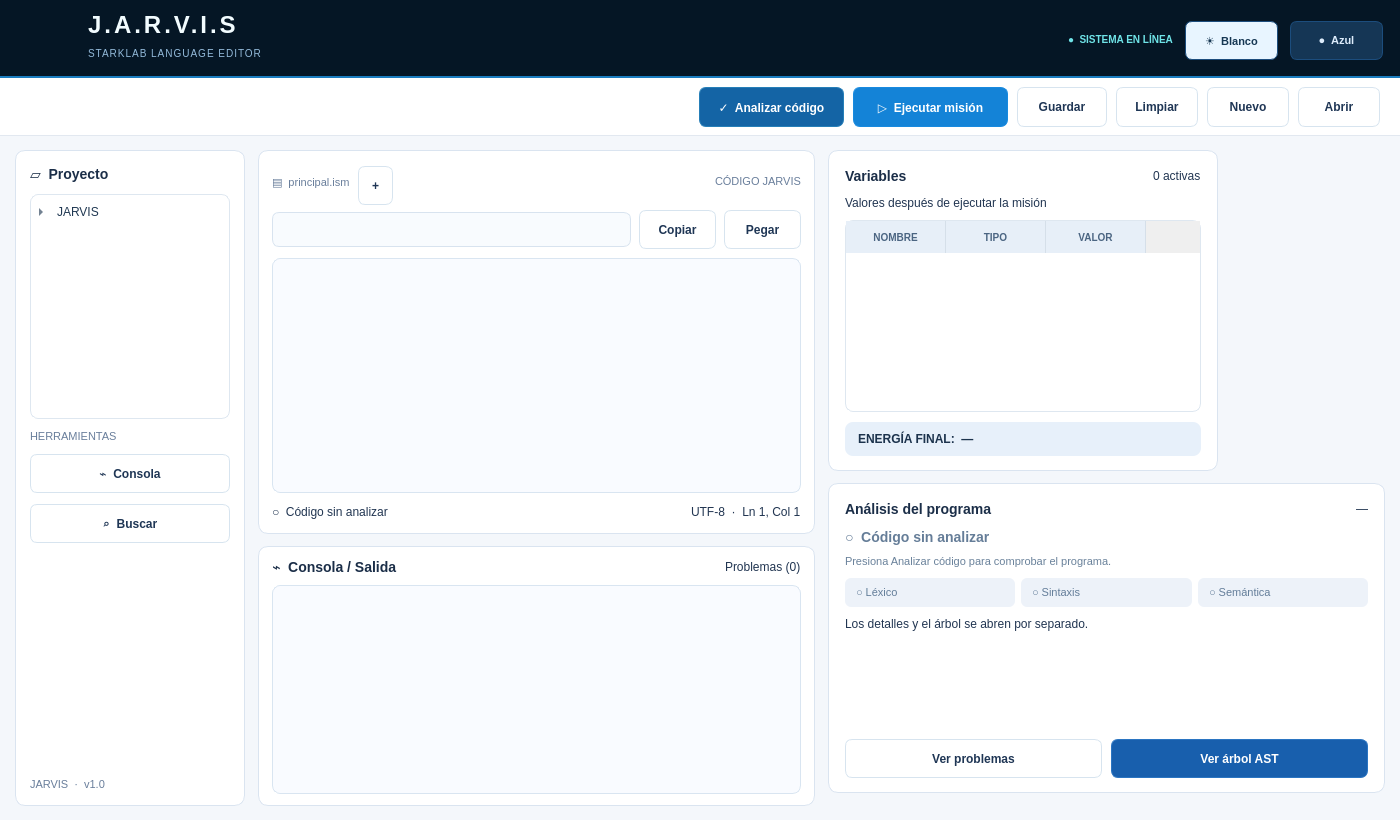
<?xml version="1.0" encoding="UTF-8"?>
<ui version="4.0">
 <class>StarkLabWindow</class>
 <widget class="QMainWindow" name="StarkLabWindow">
  <property name="geometry">
   <rect>
    <x>0</x>
    <y>0</y>
    <width>1400</width>
    <height>820</height>
   </rect>
  </property>
  <property name="minimumSize">
   <size>
    <width>1080</width>
    <height>680</height>
   </size>
  </property>
  <property name="windowTitle">
   <string>J.A.R.V.I.S | StarkLab Editor · Vista blanca (Qt Designer)</string>
  </property>
  <property name="styleSheet">
   <string notr="true">
QMainWindow, QWidget#centralwidget { background-color:#F4F7FB; color:#233653; font-family:&quot;Segoe UI&quot;; }
QFrame#headerHUD {background-color:#051625; border-bottom:2px solid #1B7DBF;}
QLabel#lblTitulo {font-size:24px; font-weight:800; letter-spacing:3px; color:#F2FCFF; background:transparent;}
QLabel#lblSubtitulo {font-size:10px; letter-spacing:1px; color:#93BADA; background:transparent;}
QLabel#lblSistema {font-size:10px; font-weight:600; color:#6FE4E8; background:transparent;}
QLabel#lblReactor {background:transparent; border:0;}
QFrame#barraAcciones {background:#FFFFFF; border-bottom:1px solid #E2E8F0;}
QFrame#panelProyecto, QFrame#panelEditor, QFrame#panelConsola, QFrame#panelVariables, QFrame#panelAnalisis {background:#FFFFFF; border:1px solid #DAE4F0; border-radius:10px;}
QLabel {color:#213551; background:transparent; font-size:12px;}
QLabel#lblProyecto, QLabel#lblVariables, QLabel#lblAnalisis, QLabel#lblConsola, QLabel#lblCodigo {font-size:14px; font-weight:700; color:#1B2E48;}
QLabel#lblSeccion, QLabel#lblPestana, QLabel#lblInfoCodigo, QLabel#lblVersion {color:#697E9B; font-size:11px;}
QLabel#lblEstadoAnalisis {color:#657D98; font-size:14px; font-weight:700;}
QLabel#lblAnalisisDetalle {color:#69819A; font-size:11px;}
QLabel#lblEnergiaFinal {background:#E7F0FA; border-radius:8px; color:#1C334D; padding:10px; font-weight:bold;}
QLabel#lblLexico, QLabel#lblSintactico, QLabel#lblSemantico {background:#EDF2F9; border-radius:6px; padding:8px; font-size:11px; color:#637D99;}
QPushButton {background:#FFFFFF; color:#1F3655; border:1px solid #D7E4EF; border-radius:7px; font-weight:600; padding:7px 10px; min-height:23px;}
QPushButton:hover {background:#E5F1FC; border:1px solid #7EB7E6;}
QPushButton:pressed {background:#CCE4F5;}
QPushButton#btnEjecutar {background:#1483D7; border-color:#188ADF; color:white;}
QPushButton#btnAnalizar {background:#1464A5; border-color:#267FB8; color:white;}
QPushButton#btnAST {background:#185FAD; border-color:#2B75C2; color:white;}
QPushButton#btnBlanco, QPushButton#btnAzul {min-width:71px; font-size:11px;}
QPushButton#btnBlanco {background:#D6EAF8; border-color:#D6EAF8; color:#113456;}
QFrame#headerHUD QPushButton#btnBlanco, QFrame#headerHUD QPushButton#btnAzul {color:#DDECFB; background:#153655; border-color:#1C4D7D;}
QFrame#headerHUD QPushButton#btnBlanco {background:#E8F5FF; color:#163753;}
QPlainTextEdit {background:#F9FBFF; color:#19324F; border:1px solid #D9E5F1; border-radius:8px; padding:9px; font-family:Consolas; font-size:13px; selection-background-color:#C6E3FB;}
QPlainTextEdit:focus {border:1px solid #4097DA;}
QLineEdit {background:#F8FBFE; color:#1D344E; border:1px solid #D8E3EF; border-radius:7px; padding:7px 10px; min-height:19px;}
QTableWidget, QTreeWidget {background:#FFFFFF; color:#203852; border:1px solid #DEE7F0; border-radius:8px; gridline-color:#E4EAF2; alternate-background-color:#F4F8FD;}
QTableWidget::item {padding:6px;}
QTreeWidget::item {min-height:28px; padding:3px; border-radius:5px;}
QTreeWidget::item:selected {background:#DDECFB; color:#14599B;}
QHeaderView::section {background:#E7EFF8; color:#4B6582; border:0; border-right:1px solid #D5DFE9; padding:7px; font-size:10px; font-weight:700;}
QScrollBar:vertical, QScrollBar:horizontal {background:#EFF5FB; width:11px; height:11px; border:0;}
QScrollBar::handle:vertical, QScrollBar::handle:horizontal {background:#B8CCD9; border-radius:5px; min-height:24px; min-width:24px;}
</string>
  </property>
  <widget class="QWidget" name="centralwidget">
   <layout class="QVBoxLayout" name="verticalLayout_main">
    <property name="spacing">
     <number>0</number>
    </property>
    <property name="leftMargin">
     <number>0</number>
    </property>
    <property name="topMargin">
     <number>0</number>
    </property>
    <property name="rightMargin">
     <number>0</number>
    </property>
    <property name="bottomMargin">
     <number>0</number>
    </property>
    <item>
     <widget class="QFrame" name="headerHUD">
      <property name="minimumSize">
       <size>
        <width>0</width>
        <height>78</height>
       </size>
      </property>
      <property name="maximumSize">
       <size>
        <width>16777215</width>
        <height>78</height>
       </size>
      </property>
      <layout class="QHBoxLayout" name="headerHUDLayout">
       <property name="spacing">
        <number>12</number>
       </property>
       <property name="leftMargin">
        <number>18</number>
       </property>
       <property name="topMargin">
        <number>7</number>
       </property>
       <property name="rightMargin">
        <number>17</number>
       </property>
       <property name="bottomMargin">
        <number>7</number>
       </property>
       <item>
        <widget class="QLabel" name="lblReactor">
         <property name="minimumSize">
          <size>
           <width>58</width>
           <height>58</height>
          </size>
         </property>
         <property name="maximumSize">
          <size>
           <width>58</width>
           <height>58</height>
          </size>
         </property>
         <property name="text">
          <string/>
         </property>
         <property name="pixmap">
          <pixmap>assets/arc_reactor.png</pixmap>
         </property>
         <property name="scaledContents">
          <bool>true</bool>
         </property>
         <property name="alignment">
          <set>Qt::AlignmentFlag::AlignCenter</set>
         </property>
        </widget>
       </item>
       <item>
        <layout class="QVBoxLayout" name="brandLayout">
         <property name="spacing">
          <number>0</number>
         </property>
         <property name="leftMargin">
          <number>0</number>
         </property>
         <property name="topMargin">
          <number>4</number>
         </property>
         <property name="rightMargin">
          <number>0</number>
         </property>
         <property name="bottomMargin">
          <number>4</number>
         </property>
         <item>
          <widget class="QLabel" name="lblTitulo">
           <property name="text">
            <string>J.A.R.V.I.S</string>
           </property>
          </widget>
         </item>
         <item>
          <widget class="QLabel" name="lblSubtitulo">
           <property name="text">
            <string>STARKLAB LANGUAGE EDITOR</string>
           </property>
          </widget>
         </item>
        </layout>
       </item>
       <item>
        <spacer name="espacioHUD">
         <property name="orientation">
          <enum>Qt::Orientation::Horizontal</enum>
         </property>
         <property name="sizeHint" stdset="0">
          <size>
           <width>20</width>
           <height>20</height>
          </size>
         </property>
        </spacer>
       </item>
       <item>
        <widget class="QLabel" name="lblSistema">
         <property name="text">
          <string>●  SISTEMA EN LÍNEA</string>
         </property>
        </widget>
       </item>
       <item>
        <widget class="QPushButton" name="btnBlanco">
         <property name="minimumSize">
          <size>
           <width>93</width>
           <height>39</height>
          </size>
         </property>
         <property name="maximumSize">
          <size>
           <width>100</width>
           <height>36</height>
          </size>
         </property>
         <property name="toolTip">
          <string>Cambiar al tema claro</string>
         </property>
         <property name="text">
          <string>☀  Blanco</string>
         </property>
        </widget>
       </item>
       <item>
        <widget class="QPushButton" name="btnAzul">
         <property name="minimumSize">
          <size>
           <width>93</width>
           <height>39</height>
          </size>
         </property>
         <property name="maximumSize">
          <size>
           <width>100</width>
           <height>36</height>
          </size>
         </property>
         <property name="toolTip">
          <string>Cambiar al tema azul</string>
         </property>
         <property name="text">
          <string>●  Azul</string>
         </property>
        </widget>
       </item>
      </layout>
     </widget>
    </item>
    <item>
     <widget class="QFrame" name="barraAcciones">
      <property name="minimumSize">
       <size>
        <width>0</width>
        <height>58</height>
       </size>
      </property>
      <property name="maximumSize">
       <size>
        <width>16777215</width>
        <height>58</height>
       </size>
      </property>
      <layout class="QHBoxLayout" name="layoutAcciones">
       <property name="spacing">
        <number>9</number>
       </property>
       <property name="leftMargin">
        <number>20</number>
       </property>
       <property name="topMargin">
        <number>7</number>
       </property>
       <property name="rightMargin">
        <number>20</number>
       </property>
       <property name="bottomMargin">
        <number>7</number>
       </property>
       <item>
        <spacer name="espacioAcciones">
         <property name="orientation">
          <enum>Qt::Orientation::Horizontal</enum>
         </property>
         <property name="sizeHint" stdset="0">
          <size>
           <width>20</width>
           <height>20</height>
          </size>
         </property>
        </spacer>
       </item>
       <item>
        <widget class="QPushButton" name="btnAnalizar">
         <property name="minimumSize">
          <size>
           <width>145</width>
           <height>39</height>
          </size>
         </property>
         <property name="maximumSize">
          <size>
           <width>170</width>
           <height>40</height>
          </size>
         </property>
         <property name="text">
          <string>✓  Analizar código</string>
         </property>
        </widget>
       </item>
       <item>
        <widget class="QPushButton" name="btnEjecutar">
         <property name="minimumSize">
          <size>
           <width>155</width>
           <height>39</height>
          </size>
         </property>
         <property name="maximumSize">
          <size>
           <width>180</width>
           <height>40</height>
          </size>
         </property>
         <property name="text">
          <string>▷  Ejecutar misión</string>
         </property>
        </widget>
       </item>
       <item>
        <widget class="QPushButton" name="btnGuardar">
         <property name="minimumSize">
          <size>
           <width>90</width>
           <height>39</height>
          </size>
         </property>
         <property name="maximumSize">
          <size>
           <width>160</width>
           <height>40</height>
          </size>
         </property>
         <property name="text">
          <string>Guardar</string>
         </property>
        </widget>
       </item>
       <item>
        <widget class="QPushButton" name="btnLimpiar">
         <property name="minimumSize">
          <size>
           <width>82</width>
           <height>39</height>
          </size>
         </property>
         <property name="maximumSize">
          <size>
           <width>160</width>
           <height>40</height>
          </size>
         </property>
         <property name="text">
          <string>Limpiar</string>
         </property>
        </widget>
       </item>
       <item>
        <widget class="QPushButton" name="btnNuevo">
         <property name="minimumSize">
          <size>
           <width>82</width>
           <height>39</height>
          </size>
         </property>
         <property name="maximumSize">
          <size>
           <width>160</width>
           <height>40</height>
          </size>
         </property>
         <property name="text">
          <string>Nuevo</string>
         </property>
        </widget>
       </item>
       <item>
        <widget class="QPushButton" name="btnAbrir">
         <property name="minimumSize">
          <size>
           <width>82</width>
           <height>39</height>
          </size>
         </property>
         <property name="maximumSize">
          <size>
           <width>160</width>
           <height>40</height>
          </size>
         </property>
         <property name="text">
          <string>Abrir</string>
         </property>
        </widget>
       </item>
      </layout>
     </widget>
    </item>
    <item>
     <widget class="QFrame" name="frameWorkspace">
      <property name="frameShape">
       <enum>QFrame::Shape::NoFrame</enum>
      </property>
      <layout class="QHBoxLayout" name="contentLayout">
       <property name="spacing">
        <number>13</number>
       </property>
       <property name="leftMargin">
        <number>15</number>
       </property>
       <property name="topMargin">
        <number>14</number>
       </property>
       <property name="rightMargin">
        <number>15</number>
       </property>
       <property name="bottomMargin">
        <number>14</number>
       </property>
       <item>
        <widget class="QFrame" name="panelProyecto">
         <property name="minimumSize">
          <size>
           <width>192</width>
           <height>0</height>
          </size>
         </property>
         <property name="maximumSize">
          <size>
           <width>230</width>
           <height>16777215</height>
          </size>
         </property>
         <layout class="QVBoxLayout" name="layoutProyecto">
          <property name="spacing">
           <number>11</number>
          </property>
          <property name="leftMargin">
           <number>14</number>
          </property>
          <property name="topMargin">
           <number>15</number>
          </property>
          <property name="rightMargin">
           <number>14</number>
          </property>
          <property name="bottomMargin">
           <number>14</number>
          </property>
          <item>
           <widget class="QLabel" name="lblProyecto">
            <property name="text">
             <string>▱  Proyecto</string>
            </property>
           </widget>
          </item>
          <item>
           <widget class="QTreeWidget" name="treeProyecto">
            <property name="rootIsDecorated">
             <bool>true</bool>
            </property>
            <property name="headerHidden">
             <bool>true</bool>
            </property>
            <column>
             <property name="text">
              <string>Proyecto</string>
             </property>
            </column>
            <item>
             <property name="text">
              <string>JARVIS</string>
             </property>
             <item>
              <property name="text">
               <string>src</string>
              </property>
              <item>
               <property name="text">
                <string>principal.ism</string>
               </property>
              </item>
              <item>
               <property name="text">
                <string>lexer.py</string>
               </property>
              </item>
              <item>
               <property name="text">
                <string>parser.py</string>
               </property>
              </item>
              <item>
               <property name="text">
                <string>asemantico.py</string>
               </property>
              </item>
              <item>
               <property name="text">
                <string>ejecutor.py</string>
               </property>
              </item>
              <item>
               <property name="text">
                <string>arbolst.py</string>
               </property>
              </item>
             </item>
            </item>
           </widget>
          </item>
          <item>
           <widget class="QLabel" name="lblSeccion">
            <property name="text">
             <string>HERRAMIENTAS</string>
            </property>
           </widget>
          </item>
          <item>
           <widget class="QPushButton" name="btnConsola">
            <property name="text">
             <string>⌁  Consola</string>
            </property>
           </widget>
          </item>
          <item>
           <widget class="QPushButton" name="btnBuscarPanel">
            <property name="cursor">
             <cursorShape>ArrowCursor</cursorShape>
            </property>
            <property name="text">
             <string>⌕  Buscar</string>
            </property>
           </widget>
          </item>
          <item>
           <spacer name="espacioProyecto">
            <property name="orientation">
             <enum>Qt::Orientation::Vertical</enum>
            </property>
            <property name="sizeHint" stdset="0">
             <size>
              <width>20</width>
              <height>20</height>
             </size>
            </property>
           </spacer>
          </item>
          <item>
           <widget class="QLabel" name="lblVersion">
            <property name="text">
             <string>JARVIS  ·  v1.0</string>
            </property>
           </widget>
          </item>
         </layout>
        </widget>
       </item>
       <item>
        <layout class="QVBoxLayout" name="leftLayout">
         <property name="spacing">
          <number>12</number>
         </property>
         <item>
          <widget class="QFrame" name="panelEditor">
           <property name="minimumSize">
            <size>
             <width>390</width>
             <height>330</height>
            </size>
           </property>
           <layout class="QVBoxLayout" name="layoutEditor">
            <property name="spacing">
             <number>9</number>
            </property>
            <property name="leftMargin">
             <number>13</number>
            </property>
            <property name="topMargin">
             <number>11</number>
            </property>
            <property name="rightMargin">
             <number>13</number>
            </property>
            <property name="bottomMargin">
             <number>11</number>
            </property>
            <item>
             <layout class="QHBoxLayout" name="layoutPestanas">
              <property name="spacing">
               <number>8</number>
              </property>
              <item>
               <widget class="QLabel" name="lblPestana">
                <property name="text">
                 <string>▤  principal.ism</string>
                </property>
               </widget>
              </item>
              <item>
               <widget class="QPushButton" name="btnNuevaPestana">
                <property name="minimumSize">
                 <size>
                  <width>35</width>
                  <height>39</height>
                 </size>
                </property>
                <property name="maximumSize">
                 <size>
                  <width>35</width>
                  <height>30</height>
                 </size>
                </property>
                <property name="text">
                 <string>+</string>
                </property>
               </widget>
              </item>
              <item>
               <spacer name="espacioPestana">
                <property name="orientation">
                 <enum>Qt::Orientation::Horizontal</enum>
                </property>
                <property name="sizeHint" stdset="0">
                 <size>
                  <width>20</width>
                  <height>20</height>
                 </size>
                </property>
               </spacer>
              </item>
              <item>
               <widget class="QLabel" name="lblInfoCodigo">
                <property name="text">
                 <string>CÓDIGO JARVIS</string>
                </property>
               </widget>
              </item>
             </layout>
            </item>
            <item>
             <layout class="QHBoxLayout" name="layoutBuscar">
              <property name="spacing">
               <number>8</number>
              </property>
              <item>
               <widget class="QLineEdit" name="txtBuscar">
                <property name="toolTip">
                 <string>Buscar texto en código (Ctrl+F)</string>
                </property>
               </widget>
              </item>
              <item>
               <widget class="QPushButton" name="btnCopiar">
                <property name="minimumSize">
                 <size>
                  <width>77</width>
                  <height>39</height>
                 </size>
                </property>
                <property name="maximumSize">
                 <size>
                  <width>90</width>
                  <height>38</height>
                 </size>
                </property>
                <property name="text">
                 <string>Copiar</string>
                </property>
               </widget>
              </item>
              <item>
               <widget class="QPushButton" name="btnPegar">
                <property name="minimumSize">
                 <size>
                  <width>77</width>
                  <height>39</height>
                 </size>
                </property>
                <property name="maximumSize">
                 <size>
                  <width>90</width>
                  <height>38</height>
                 </size>
                </property>
                <property name="text">
                 <string>Pegar</string>
                </property>
               </widget>
              </item>
             </layout>
            </item>
            <item>
             <widget class="QPlainTextEdit" name="txtCodigo">
              <property name="minimumSize">
               <size>
                <width>0</width>
                <height>235</height>
               </size>
              </property>
              <property name="tabChangesFocus">
               <bool>false</bool>
              </property>
             </widget>
            </item>
            <item>
             <layout class="QHBoxLayout" name="layoutPieEditor">
              <property name="spacing">
               <number>7</number>
              </property>
              <item>
               <widget class="QLabel" name="lblLineaEstado">
                <property name="text">
                 <string>○  Código sin analizar</string>
                </property>
               </widget>
              </item>
              <item>
               <spacer name="espacioEditor">
                <property name="orientation">
                 <enum>Qt::Orientation::Horizontal</enum>
                </property>
                <property name="sizeHint" stdset="0">
                 <size>
                  <width>20</width>
                  <height>20</height>
                 </size>
                </property>
               </spacer>
              </item>
              <item>
               <widget class="QLabel" name="lblPosicion">
                <property name="text">
                 <string>UTF-8  ·  Ln 1, Col 1</string>
                </property>
               </widget>
              </item>
             </layout>
            </item>
           </layout>
          </widget>
         </item>
         <item>
          <widget class="QFrame" name="panelConsola">
           <property name="minimumSize">
            <size>
             <width>0</width>
             <height>168</height>
            </size>
           </property>
           <property name="maximumSize">
            <size>
             <width>16777215</width>
             <height>290</height>
            </size>
           </property>
           <layout class="QVBoxLayout" name="layoutConsola">
            <property name="spacing">
             <number>8</number>
            </property>
            <property name="leftMargin">
             <number>13</number>
            </property>
            <property name="topMargin">
             <number>10</number>
            </property>
            <property name="rightMargin">
             <number>13</number>
            </property>
            <property name="bottomMargin">
             <number>11</number>
            </property>
            <item>
             <layout class="QHBoxLayout" name="layoutCabeceraConsola">
              <item>
               <widget class="QLabel" name="lblConsola">
                <property name="text">
                 <string>⌁  Consola / Salida</string>
                </property>
               </widget>
              </item>
              <item>
               <spacer name="espacioCabeceraConsola">
                <property name="orientation">
                 <enum>Qt::Orientation::Horizontal</enum>
                </property>
                <property name="sizeHint" stdset="0">
                 <size>
                  <width>20</width>
                  <height>20</height>
                 </size>
                </property>
               </spacer>
              </item>
              <item>
               <widget class="QLabel" name="lblProblemasCount">
                <property name="text">
                 <string>Problemas (0)</string>
                </property>
               </widget>
              </item>
             </layout>
            </item>
            <item>
             <widget class="QPlainTextEdit" name="txtConsola">
              <property name="readOnly">
               <bool>true</bool>
              </property>
             </widget>
            </item>
           </layout>
          </widget>
         </item>
        </layout>
       </item>
       <item>
        <layout class="QVBoxLayout" name="rightLayout">
         <property name="spacing">
          <number>12</number>
         </property>
         <item>
          <widget class="QFrame" name="panelVariables">
           <property name="minimumSize">
            <size>
             <width>335</width>
             <height>290</height>
            </size>
           </property>
           <property name="maximumSize">
            <size>
             <width>390</width>
             <height>16777215</height>
            </size>
           </property>
           <layout class="QVBoxLayout" name="layoutVariables">
            <property name="spacing">
             <number>10</number>
            </property>
            <property name="leftMargin">
             <number>16</number>
            </property>
            <property name="topMargin">
             <number>15</number>
            </property>
            <property name="rightMargin">
             <number>16</number>
            </property>
            <property name="bottomMargin">
             <number>14</number>
            </property>
            <item>
             <layout class="QHBoxLayout" name="layoutCabeceraVariables">
              <item>
               <widget class="QLabel" name="lblVariables">
                <property name="text">
                 <string>Variables</string>
                </property>
               </widget>
              </item>
              <item>
               <spacer name="espacioCabeceraVariables">
                <property name="orientation">
                 <enum>Qt::Orientation::Horizontal</enum>
                </property>
                <property name="sizeHint" stdset="0">
                 <size>
                  <width>20</width>
                  <height>20</height>
                 </size>
                </property>
               </spacer>
              </item>
              <item>
               <widget class="QLabel" name="lblCantidadVariables">
                <property name="text">
                 <string>0 activas</string>
                </property>
               </widget>
              </item>
             </layout>
            </item>
            <item>
             <widget class="QLabel" name="lblValorDescripcion">
              <property name="text">
               <string>Valores después de ejecutar la misión</string>
              </property>
             </widget>
            </item>
            <item>
             <widget class="QTableWidget" name="tblVariables">
              <property name="minimumSize">
               <size>
                <width>0</width>
                <height>120</height>
               </size>
              </property>
              <property name="editTriggers">
               <set>QAbstractItemView::EditTrigger::NoEditTriggers</set>
              </property>
              <property name="alternatingRowColors">
               <bool>true</bool>
              </property>
              <property name="selectionBehavior">
               <enum>QAbstractItemView::SelectionBehavior::SelectRows</enum>
              </property>
              <column>
               <property name="text">
                <string>NOMBRE</string>
               </property>
              </column>
              <column>
               <property name="text">
                <string>TIPO</string>
               </property>
              </column>
              <column>
               <property name="text">
                <string>VALOR</string>
               </property>
              </column>
             </widget>
            </item>
            <item>
             <widget class="QLabel" name="lblEnergiaFinal">
              <property name="text">
               <string>ENERGÍA FINAL:  —</string>
              </property>
             </widget>
            </item>
           </layout>
          </widget>
         </item>
         <item>
          <widget class="QFrame" name="panelAnalisis">
           <property name="minimumSize">
            <size>
             <width>335</width>
             <height>288</height>
            </size>
           </property>
           <layout class="QVBoxLayout" name="layoutAnalisis">
            <property name="spacing">
             <number>10</number>
            </property>
            <property name="leftMargin">
             <number>16</number>
            </property>
            <property name="topMargin">
             <number>15</number>
            </property>
            <property name="rightMargin">
             <number>16</number>
            </property>
            <property name="bottomMargin">
             <number>14</number>
            </property>
            <item>
             <layout class="QHBoxLayout" name="layoutCabeceraAnalisis">
              <item>
               <widget class="QLabel" name="lblAnalisis">
                <property name="text">
                 <string>Análisis del programa</string>
                </property>
               </widget>
              </item>
              <item>
               <spacer name="espacioCabeceraAnalisis">
                <property name="orientation">
                 <enum>Qt::Orientation::Horizontal</enum>
                </property>
                <property name="sizeHint" stdset="0">
                 <size>
                  <width>20</width>
                  <height>20</height>
                 </size>
                </property>
               </spacer>
              </item>
              <item>
               <widget class="QLabel" name="lblErrores">
                <property name="text">
                 <string>—</string>
                </property>
               </widget>
              </item>
             </layout>
            </item>
            <item>
             <widget class="QLabel" name="lblEstadoAnalisis">
              <property name="text">
               <string>○  Código sin analizar</string>
              </property>
             </widget>
            </item>
            <item>
             <widget class="QLabel" name="lblAnalisisDetalle">
              <property name="text">
               <string>Presiona Analizar código para comprobar el programa.</string>
              </property>
             </widget>
            </item>
            <item>
             <layout class="QHBoxLayout" name="layoutFases">
              <property name="spacing">
               <number>6</number>
              </property>
              <item>
               <widget class="QLabel" name="lblLexico">
                <property name="text">
                 <string>○ Léxico</string>
                </property>
               </widget>
              </item>
              <item>
               <widget class="QLabel" name="lblSintactico">
                <property name="text">
                 <string>○ Sintaxis</string>
                </property>
               </widget>
              </item>
              <item>
               <widget class="QLabel" name="lblSemantico">
                <property name="text">
                 <string>○ Semántica</string>
                </property>
               </widget>
              </item>
             </layout>
            </item>
            <item>
             <widget class="QLabel" name="lblAyudaAnalisis">
              <property name="text">
               <string>Los detalles y el árbol se abren por separado.</string>
              </property>
             </widget>
            </item>
            <item>
             <spacer name="espacioAnalisis">
              <property name="orientation">
               <enum>Qt::Orientation::Vertical</enum>
              </property>
              <property name="sizeHint" stdset="0">
               <size>
                <width>20</width>
                <height>20</height>
               </size>
              </property>
             </spacer>
            </item>
            <item>
             <layout class="QHBoxLayout" name="layoutBotonesAnalisis">
              <property name="spacing">
               <number>9</number>
              </property>
              <item>
               <widget class="QPushButton" name="btnProblemas">
                <property name="minimumSize">
                 <size>
                  <width>140</width>
                  <height>39</height>
                 </size>
                </property>
                <property name="text">
                 <string>Ver problemas</string>
                </property>
               </widget>
              </item>
              <item>
               <widget class="QPushButton" name="btnAST">
                <property name="minimumSize">
                 <size>
                  <width>146</width>
                  <height>39</height>
                 </size>
                </property>
                <property name="text">
                 <string>Ver árbol AST</string>
                </property>
               </widget>
              </item>
             </layout>
            </item>
           </layout>
          </widget>
         </item>
         <item>
          <widget class="QLabel" name="imgArbol">
           <property name="minimumSize">
            <size>
             <width>0</width>
             <height>0</height>
            </size>
           </property>
           <property name="maximumSize">
            <size>
             <width>1</width>
             <height>1</height>
            </size>
           </property>
           <property name="visible">
            <bool>false</bool>
           </property>
           <property name="text">
            <string/>
           </property>
          </widget>
         </item>
        </layout>
       </item>
      </layout>
     </widget>
    </item>
   </layout>
  </widget>
 </widget>
 <resources/>
 <connections/>
</ui>
